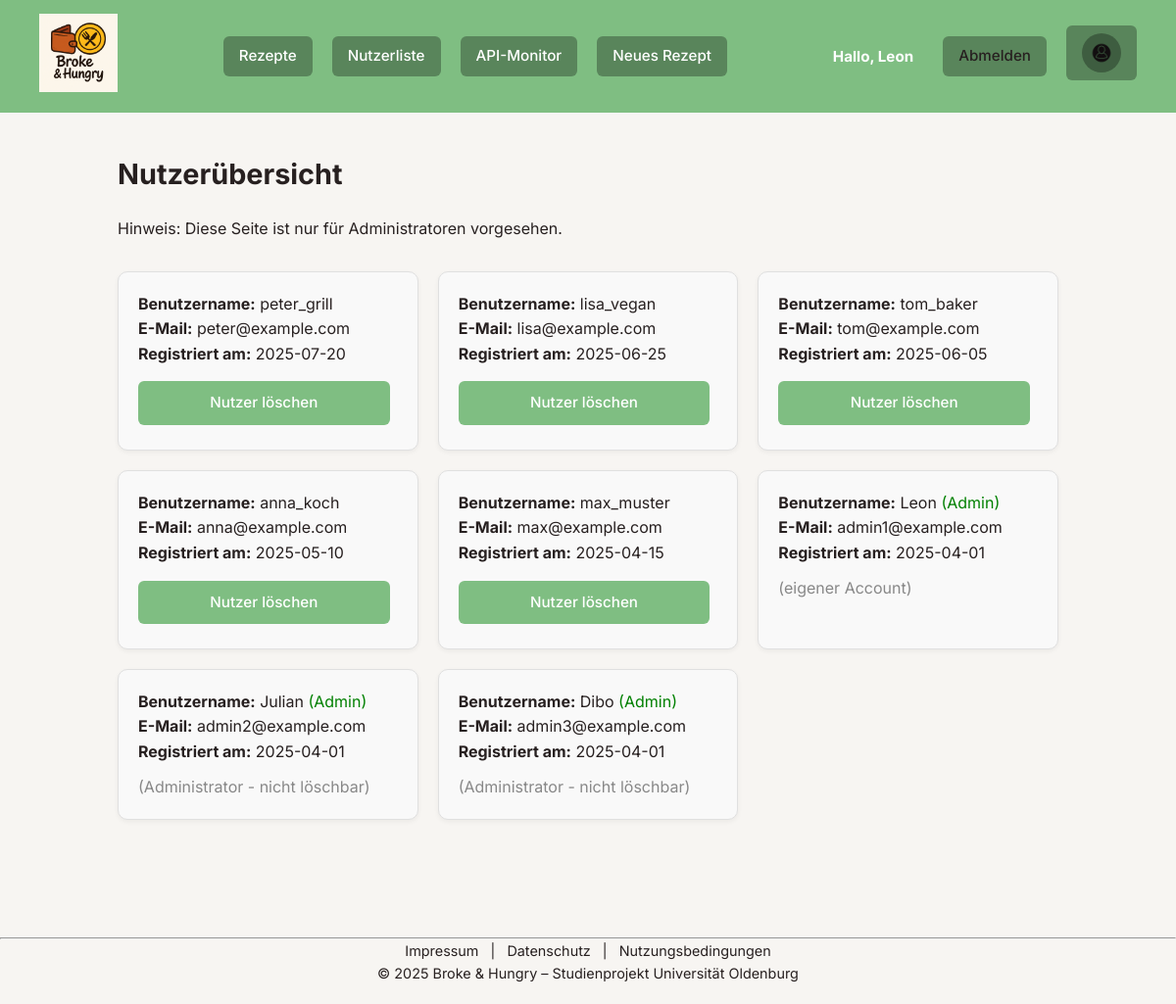
Page /index.php?page=nutzerliste (signed in) on the committed database.
### tables this page shows
CREATE TABLE Nutzer (
            NutzerID INTEGER PRIMARY KEY AUTOINCREMENT,
            Benutzername TEXT NOT NULL,
            Email TEXT NOT NULL UNIQUE,
            PasswortHash TEXT NOT NULL,
            RegistrierungsDatum TEXT NOT NULL,
            IstAdmin INTEGER NOT NULL DEFAULT 0
        );

### php/controller/NutzerController.php (called while the page is built, shortened)
<?php
require_once __DIR__ . '/../model/NutzerDAO.php';
function showNutzerListe(): void {
    $dao = new NutzerDAO();
    $nutzer = $dao->findeAlle();
    require_once 'php/view/nutzerliste.php';
}

### data/pdo.php (called while the page is built)
<?php
class Database {
    private static ?PDO $pdo = null;
    public static function getConnection(): PDO {
        if (self::$pdo === null) {
            try {
                $dsn = 'sqlite:' . __DIR__ . '/brokeandhungry.sqlite';
                self::$pdo = new PDO($dsn);
                self::$pdo->setAttribute(PDO::ATTR_ERRMODE, PDO::ERRMODE_EXCEPTION);
                self::$pdo->setAttribute(PDO::ATTR_DEFAULT_FETCH_MODE, PDO::FETCH_ASSOC);
                self::$pdo->setAttribute(PDO::ATTR_EMULATE_PREPARES, false);
                self::$pdo->exec('PRAGMA foreign_keys = ON');
                self::$pdo->exec('PRAGMA journal_mode = WAL');
            } catch (PDOException $e) {
                error_log("SQLite-Datenbankverbindungsfehler: " . $e->getMessage());
                throw new RuntimeException("Datenbankverbindung fehlgeschlagen: " . $e->getMessage());
            }
        }
        return self::$pdo;
    }
}

### php/model/NutzerDAO.php (called while the page is built, shortened)
<?php
require_once __DIR__ . '/../model/Nutzer.php';
class NutzerDAO {
    private PDO $db;
    public function __construct() {
        $this->db = Database::getConnection();
    }
    public function findeAlle(): array {
        $stmt = $this->db->query("SELECT * FROM Nutzer ORDER BY RegistrierungsDatum DESC");
        $nutzer = [];
        while ($row = $stmt->fetch(PDO::FETCH_ASSOC)) {
            $nutzer[] = new Nutzer(
                (int)$row['NutzerID'],
                $row['Benutzername'] ?? "",
                $row['Email'],
                $row['PasswortHash'],
                $row['RegistrierungsDatum'],
                (bool)($row['IstAdmin'] ?? false)
            );
        }
        return $nutzer;
    }
}

### php/model/Nutzer.php (called while the page is built, shortened)
<?php
class Nutzer {
    public function __construct(
        int $id,
        string $benutzername,
        string $email,
        string $passwortHash,
        string $registrierungsDatum,
        bool $istAdmin = false
    ) {
        $this->id = $id;
        $this->benutzername = $benutzername;
        $this->email = $email;
        $this->registrierungsDatum = $registrierungsDatum;
    }
}

### php/view/nutzerliste.php (the view, shortened to what this page needs)
<main>
    <h2>Nutzerübersicht</h2>
    <div>Hinweis: Diese Seite ist nur für Administratoren vorgesehen.</div>
    <div class="nutzerliste">
        <?php foreach ($nutzer as $person): ?>
            <div class="nutzer-karte">
                <div class="nutzer-karte-inhalt">
                    <div>
                        <strong>Benutzername:</strong>
                        <?= htmlspecialchars($person->benutzername) ?>
                        <?php if (!empty($person->istAdmin)): ?>
                            <span style="color: green;">(Admin)</span>
                        <?php endif; ?>
                    </div>
                    <div><strong>E-Mail:</strong> <?= htmlspecialchars($person->email) ?></div>
                    <div><strong>Registriert am:</strong> <?= htmlspecialchars($person->registrierungsDatum ?? '-') ?></div>
                    <?php if ((int)$person->id === (int)($_SESSION['nutzerId'] ?? -1)): ?>
                        <div class="rezept-aktion" style="margin-top: 10px; color: #888;">
                            (eigener Account)
                        </div>
                    <?php elseif (!empty($person->istAdmin)): ?>
                        <div class="rezept-aktion" style="margin-top: 10px; color: #888;">
                            (Administrator - nicht löschbar)
                        </div>
                    <?php else: ?>
                        <div class="rezept-aktion" style="margin-top: 10px;">
                            <a href="index.php?page=nutzer-loeschen&id=<?= $person->id ?>"
                               class="btn"
                               onclick="return confirm('Möchtest du diesen Nutzer wirklich löschen?');">
                                Nutzer löschen
                            </a>
                        </div>
                    <?php endif; ?>
                </div>
            </div>
        <?php endforeach; ?>
    </div>
</main>

### css/style.css (style rules this page uses)
:root { --accent: #7fbe82; --accent-dark: #5e8f60; --bg: #f7f5f2; --text: #272020; --muted: #666; --card-bg: #f9f9f9; --border: #e0e0e0; --btn-hover: #5e8f60; --header-btn-bg: rgba(0, 0, 0, 0.3); --header-btn-bg-hover: rgba(0, 0, 0, 0.6); --header-btn-txt: #fff; --header-btn-txt-hover: #fff; }
* { box-sizing: border-box; margin: 0; padding: 0; }
body { font-family: 'Inter', sans-serif; background-color: var(--bg); color: var(--text); line-height: 1.6; font-size: 16px; -webkit-font-smoothing: antialiased; -moz-osx-font-smoothing: grayscale; }
h2, main h2 { font-size: 1.8rem; margin-bottom: 20px; color: var(--text); }
a { color: #000; text-decoration: none; }
.btn, button, input[type="submit"], input[type="reset"], input[type="button"] { background-color: var(--accent); color: #fff; border: none; border-radius: 6px; padding: 10px 18px; font-size: 0.95rem; font-weight: 500; cursor: pointer; margin: 5px 8px 5px 0; display: inline-flex; align-items: center; justify-content: center; transition: background-color 0.3s; }
main { padding: 40px 20px; max-width: 1000px; margin: 0 auto; }
.nutzerliste { display: grid; grid-template-columns: repeat(auto-fill, minmax(280px, 1fr)); gap: 20px; margin-top: 30px; }
.nutzer-karte { background-color: var(--card-bg); border: 1px solid var(--border); border-radius: 10px; padding: 20px; box-shadow: 0 2px 5px rgba(0,0,0,0.05); transition: transform 0.2s; }
.rezept-aktion { display: flex; gap: 12px; justify-content: space-between; margin-top: 10px; }
.rezept-aktion .btn { flex: 1 1 0; min-width: 120px; text-align: center; }

### rows in the picture
nutzer: Benutzername "peter_grill", Email "peter@example.com", RegistrierungsDatum "2025-07-20"
nutzer: Benutzername "lisa_vegan", Email "lisa@example.com", RegistrierungsDatum "2025-06-25"
nutzer: Benutzername "tom_baker", Email "tom@example.com", RegistrierungsDatum "2025-06-05"
nutzer: Benutzername "anna_koch", Email "anna@example.com", RegistrierungsDatum "2025-05-10"
nutzer: Benutzername "max_muster", Email "max@example.com", RegistrierungsDatum "2025-04-15"
nutzer: Benutzername "Leon", shows "(Admin)", Email "admin1@example.com", RegistrierungsDatum "2025-04-01", shows "(eigener Account)"
nutzer: Benutzername "Julian", shows "(Admin)", Email "admin2@example.com", RegistrierungsDatum "2025-04-01", shows "(Administrator - nicht löschbar)"
nutzer: Benutzername "Dibo", shows "(Admin)", Email "admin3@example.com", RegistrierungsDatum "2025-04-01", shows "(Administrator - nicht löschbar)"

### other values in the picture
$_SESSION['benutzername'] "Leon"
